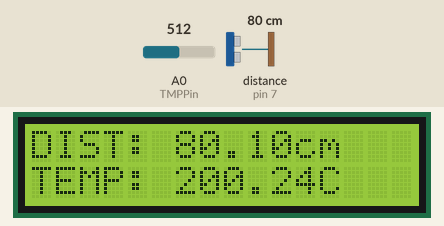
Bench run of a sketch on a simulated Arduino Uno, built with avr-gcc and run on an emulated ATmega328P. Parts: 16×2 character LCD. Wiring (inferred from the names in the program): ultrasonic range finder: trigger pin 6; echo pin 7. The inputs (shaded band) are chosen by the test bench; at power-on: distance to the obstacle (sensor on pin 7) 80 cm, A0 (TMPPin) = 512. The echo pulse lasts 58.3 µs per cm.

Above: at 1.2 s.
1.3 s: distance to the obstacle (sensor on pin 7) set to 2 cm
At 2.8 s:
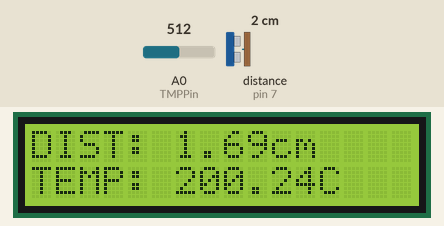
4.5 s: A0 (TMPPin) set to 716
At 5.9 s:
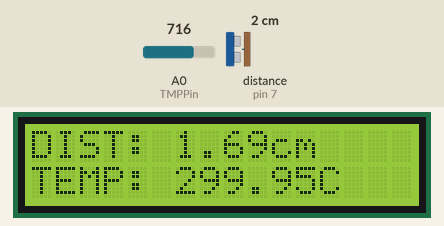
6.6 s: distance to the obstacle (sensor on pin 7) set to 4 cm
At 7.9 s:
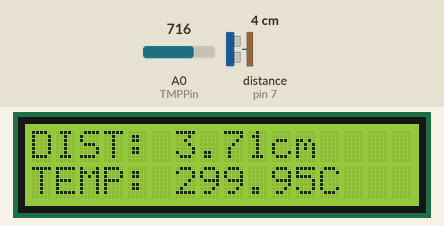
8.6 s: A0 (TMPPin) set to 900
At 9.9 s:
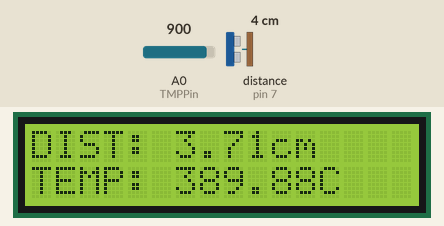
10.6 s: distance to the obstacle (sensor on pin 7) set to 9 cm
At 11.9 s:
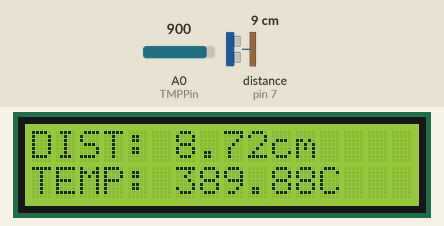
12.6 s: A0 (TMPPin) set to 1023
At 13.9 s:
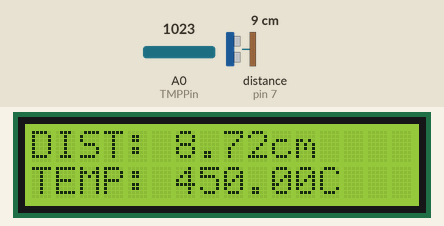
Timing chart, 0 to 15.6 s (numbered marks = the images above; inputs shaded):
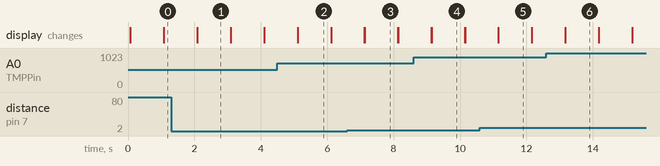

Measured:
- what the display in image 1 shows lasts 1.0 s, from 2.1 s to 3.1 s

The sketch:

code.ino
```cpp
#include <LiquidCrystal.h>

LiquidCrystal lcd{13, 12, 2, 3, 4, 5};
int TMPPin = A0;
int trigPin = 6, echoPin = 7;

float tmp(int pin)
{
  int TMPValue = analogRead(pin);
  float mv = TMPValue / 1023.0;
  mv *= 5;
  mv -= .5;
  mv *= 1000;
  float cl = mv / 10;
  return cl;
}

float getDistance(int trigPin, int echoPin)
{
  float duration, distance;
  digitalWrite(trigPin, LOW);
  delayMicroseconds(5);
  digitalWrite(trigPin, HIGH);
  delayMicroseconds(5);
  digitalWrite(trigPin, LOW);
  duration = pulseIn(echoPin, HIGH);
  distance = duration / 29 / 2;
  return distance;
}

void setup()
{
  lcd.begin(16, 2);
  pinMode(TMPPin, INPUT);
  pinMode(trigPin, OUTPUT);
  pinMode(echoPin, INPUT);

}

void loop()
{
  lcd.print("DIST: ");
  lcd.print(getDistance(trigPin, echoPin));
  lcd.print("cm");
  lcd.setCursor(0, 1);
  lcd.print("TEMP: ");
  lcd.print(tmp(TMPPin));
  lcd.print("C");
  delay(1000);
  lcd.clear();
}
```
